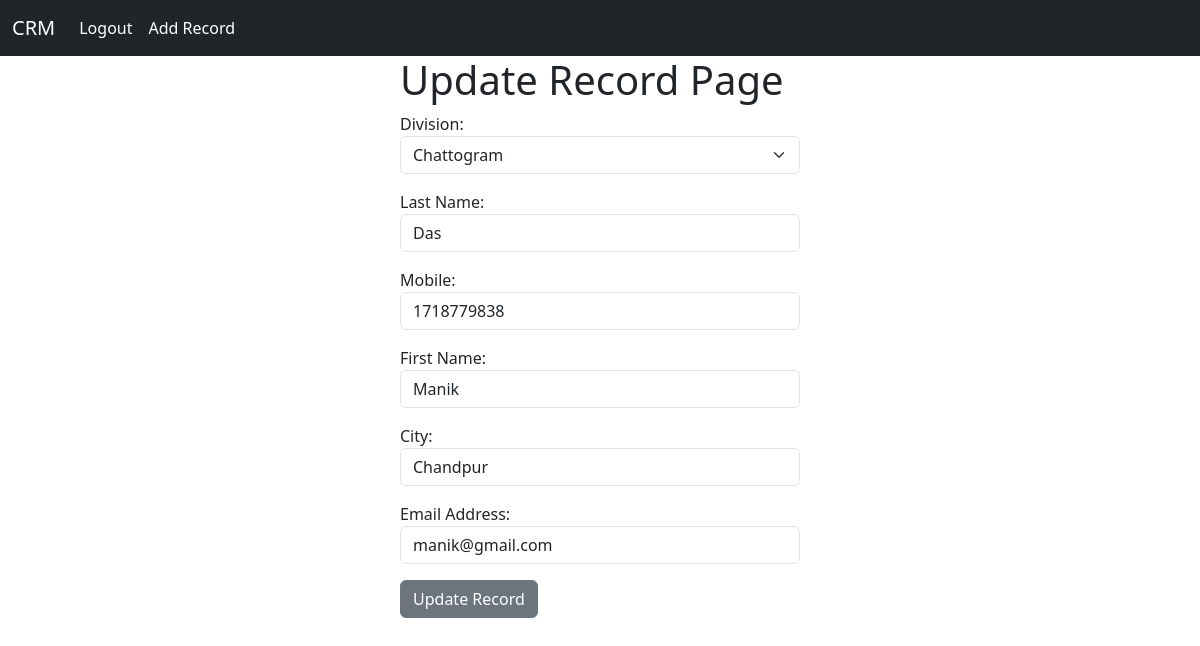
Screenshot of /update_record/3/ (signed in) with the database file from the repository.
### myapp/models.py (models this page shows)
class Record(models.Model):
    created_at=models.DateTimeField(auto_now_add=True)
    first_name=models.CharField(max_length=100)
    last_name=models.CharField(max_length=100)
    email=models.EmailField()
    phone=models.PositiveIntegerField()
    city=models.CharField(max_length=100)
    division=models.CharField(choices=DIVISION_CHOICE,max_length=70)

### myapp/views.py (the view)
# urls.py: path('update_record/<int:pk>/', views.update_record, name="update"),
def update_record(request,pk):
    if request.user.is_authenticated:
        if request.method=="POST":
            current_record=Record.objects.get(id=pk)
            form=AddRecordForm(request.POST,instance=current_record)
            if form.is_valid():
                form.save()
                messages.success(request, 'record update successfully!!')
                return redirect('home')
        else:
            current_record=Record.objects.get(id=pk)
            form=AddRecordForm(instance=current_record)
        return render(request, 'update.html', {'form':form})

### myapp/forms.py
class AddRecordForm(forms.ModelForm):
     first_name=forms.CharField(label='First Name',widget=forms.TextInput(attrs={'class':'form-control'}))
     last_name=forms.CharField(label='Last Name',widget=forms.TextInput(attrs={'class':'form-control'}))
     email=forms.EmailField(label='Email Address',widget=forms.EmailInput(attrs={'class':'form-control'}))
     phone=forms.IntegerField(label='Mobile',widget=forms.NumberInput(attrs={'class':'form-control'}))
     city=forms.CharField(label='City',widget=forms.TextInput(attrs={'class':'form-control'}))
     class Meta:
        model=Record
        fields={'first_name', 'last_name', 'email', 'phone', 'city', 'division'}
        widgets={
            'division':forms.Select(attrs={'class':'form-select'})
        }

### myapp/templates/update.html (shortened to what this page needs)
{% extends  'base.html' %}
{% block content %}
<div class="col-md-4 offset-4">
    <h1>Update Record Page</h1>
    <form action="" method="post">
         {{form.as_p}}
         <input type="submit" value="Update Record" class="btn btn-secondary">
    </form>
</div>
{% endblock content %}

### rows the page displays
Record: division "Chattogram", last_name "Das", phone "1718779838", first_name "Manik", city "Chandpur", email "manik@gmail.com"
